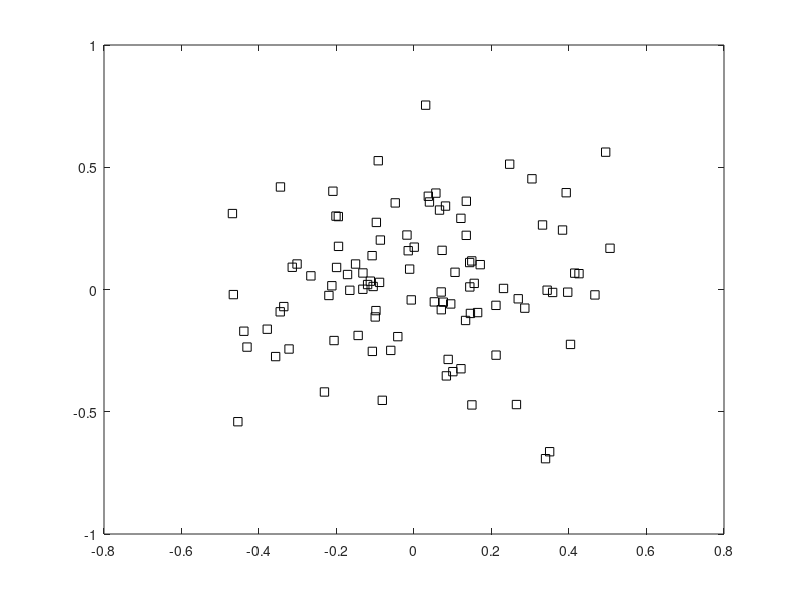

This chart was generated by the following MATLAB code: (Note: this script raises an error after producing the figure.)
clear;clc;clf;
% initialize random generator
rng('shuffle');
addpath('PF_test','CarSim_test');
global Q R gain Q2 R2;
Q = diag([0.02,0.02,0.04,0.02]);
R = diag([0.05,0.05,0.03]);
Q2 = diag([0.2,0.2,0.4,0.2]);
R2 = R;
gain = [diag([1,1,1]);[1/3 1/3 1/3]];

N = 100;
X = randn(N,4)*diag([0.25,0.25,0.2,0.02]);
samples = plot(X(:,1),X(:,2),'ks');
% simulation
dt = 0.05;
initialPose = [0 0 0 0].';
L = 0.25;
timedue = 1;

simulationTime = 0;

states = initialPose;
statedis = states;
grahnddis = RobPlot([],initialPose,L,1);
y = Measurement(states);
output = plot(y(1),y(2),'ro');
outdir = quiver(y(1),y(2),L*cos(y(3)),L*sin(y(3)),'color','m');

trj = plot(states(1,:),states(2,:),'color','r');
w = ones(N,1)/N;

while simulationTime < timedue
    uCmd(1) = 0.7*abs(sin(simulationTime))+0.1;
    uCmd(2) = 0.08*cos(simulationTime);
    statedis = DistDyn(statedis,uCmd,L,dt);
    states = [states,statedis];
    y = Measurement(statedis);
    %X = PF(X,uCmd,y,@(x,u)RandDistDyn(x,u,L,dt),@MeasureProb);
    [X,w] = PF_proposalDen(X,uCmd,y,...
        @(xn,x,u)RandDistDynProb(xn,x,u,L,dt),...
        @(x,y,u)RandDistDyn_proposal(x,y,u,L,dt),...
        @MeasureProb,w);
%     for i=1:N
%         X(i,:) = RandDistDyn_proposal(X(i,:),y,uCmd,L,dt);
%     end
    grahnddis = RobPlot(grahnddis,statedis,L,1);
    set(trj,'XData',states(1,:),'YData',states(2,:));
    set(samples,'XData',X(:,1),'YData',X(:,2));
    set(output,'XData',y(1),'YData',y(2));
    set(outdir,'xdata',y(1),'ydata',y(2),'udata',L*cos(y(3)),'vdata',L*sin(y(3)));
    pause(0.0001);
    simulationTime = simulationTime + dt;
end
    
